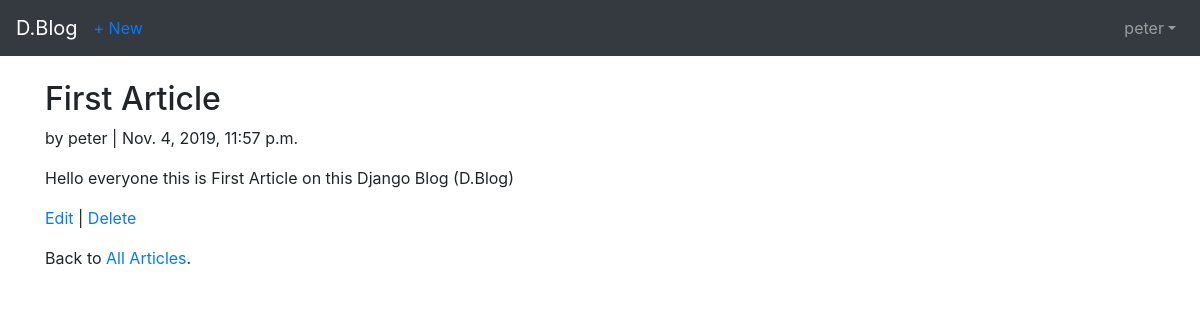
/articles/4/ (signed in), run on the app's committed database.
### users/models.py (models this page shows)
class CustomUser(AbstractUser):
    age= models.PositiveIntegerField(null=True, blank=True)

### articles/models.py (models this page shows, shortened)
class Article(models.Model):
    title=models.CharField(max_length= 255)
    body=models.TextField()
    date=models.DateTimeField(auto_now_add=True)
    author=models.ForeignKey(
        get_user_model(),
        on_delete=models.CASCADE,
        )
    class Meta:
        permissions=(('can_add_article','add article'),)

### articles/views.py (the view)
# urls.py: path('<int:pk>/',ArticleDetailView.as_view(), name='article_detail'),
class ArticleDetailView(LoginRequiredMixin,DetailView):
    model= Article
    fields='__all__'
    template_name='article_detail.html'
    login_url= 'login'

### templates/article_detail.html
{% extends 'base.html' %}
{% block content %}
<div class="article-entry">
    <h2>{{ object.title }}</h2>
    <p>by {{ object.author }} | {{ object.date }}</p>
    <p>{{ object.body }}</p>
</div>
<p><a href="{% url 'article_update' article.pk %}">Edit</a> |
<a href="{% url 'article_delete' article.pk %}">Delete</a></p>
<p>Back to <a href="{% url 'article_list' %}">All Articles</a>.</p>
{% endblock content %}

### templates/base.html (shortened to what this page needs)
<!doctype html>
<html lang="en">
<head>
    <link rel="stylesheet" href="https://stackpath.bootstrapcdn.com/bootstrap/4.1.3/css/\bootstrap.min.css">
</head>
<body>
    <nav class="navbar navbar-expand-md navbar-dark bg-dark mb-4">
        <a class="navbar-brand" href="{% url 'home' %}">D.Blog</a>
            <div class="collapse navbar-collapse" id="navbarCollapse">
                {% if user.is_authenticated %}
                <a class="nav-item" href="{% url 'article_create' %}">+ New</a>
                <ul class="navbar-nav ml-auto">
                    <li class="nav-item"><a class="nav-link dropdown-toggle" href="#" id="userMenu" data-toggle="dropdown" aria-haspopup="true" aria-expanded="false">{{ user.username }}</a>
                    </li>
                </ul>
                {% else %}
                <form class="form-inline ml-auto">
                    <a href="{% url 'login' %}" class="btn btn-outline-secondary">Log In</a>
                    <a href="{% url 'signup' %}" class="btn btn-primary ml-2">Sign up</a>
                </form>
                {% endif %}
            </div>
    </nav>
    <div class="container">
        {% block content %}
        {% endblock content %}
    </div>
</body>
</html>

### data on the page
CustomUser: username "peter"
Article: title "First Article", author "peter", date "Nov. 4, 2019, 11:57 p.m.", body "Hello everyone this is First Article on this Django Blog (D.Blog)"
